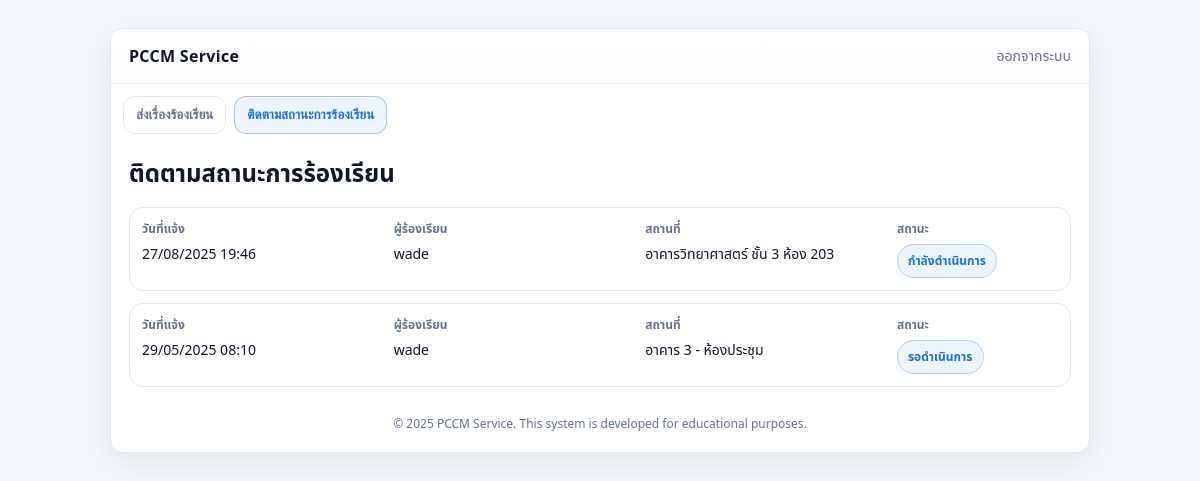
/user/track (signed in), run on the app's committed database.
### tables this page shows
CREATE TABLE complaints (
    id INTEGER PRIMARY KEY AUTOINCREMENT,
    username TEXT,
    location TEXT,
    description TEXT,
    status TEXT,
    created_at REAL
, item_type TEXT, floor TEXT, room TEXT, attachments TEXT, building TEXT, work_attachments TEXT);

### code.py (the view)
@app.get("/user/track", response_class=HTMLResponse)
def user_track_page(request: Request, authorization: str | None = Header(None)):
    user = get_current_user(request, authorization)
    if user.get("role") != "student":
        return _redirect("/admin")
    conn = db()
    rows = conn.execute(
        """
    SELECT id, created_at, location, status
    FROM complaints
    WHERE username = ?
    ORDER BY created_at DESC
    """,
        (user["sub"],),
    ).fetchall()
    complaints = []
    for r in rows:
        d = dict(r)
        d["created_at_fmt"] = fmt_th_date(d.get("created_at"))
        d["username"] = user["sub"]
        complaints.append(d)
    resp = templates.TemplateResponse(
        "user_track.html",
        {"request": request, "username": user["sub"], "complaints": complaints},
    )
    return _no_store(resp)

### templates/user_track.html (shortened to what this page needs)
<!doctype html>
<html lang="th">
  <head>
    <link rel="stylesheet" href="/static/css/web.css" />
  </head>
  <body>
    <div class="app">
      <div class="card">
        <div class="topbar">
          <div class="brand">PCCM Service</div>
          <a class="link" href="/logout">ออกจากระบบ</a>
        </div>
        <div class="tabs">
          <button class="tab" type="button" id="tabSend">
            ส่งเรื่องร้องเรียน
          </button>
          <button class="tab active" type="button" id="tabTrack">
            ติดตามสถานะการร้องเรียน
          </button>
        </div>
        <div class="content">
          <h2 class="title">ติดตามสถานะการร้องเรียน</h2>
          {% if complaints|length == 0 %}
          <div class="empty">ยังไม่มีรายการร้องเรียน</div>
          {% else %}
          <div id="list" class="list">
            {% for c in complaints %}
            <div class="listItem clickable" data-id="{{ c.id }}">
              <div class="row">
                <div class="col">
                  <div class="label">วันที่แจ้ง</div>
                  <div class="value">{{ c.created_at_fmt }}</div>
                </div>
                <div class="col">
                  <div class="label">ผู้ร้องเรียน</div>
                  <div class="value">{{ c.username }}</div>
                </div>
                <div class="col">
                  <div class="label">สถานที่</div>
                  <div class="value">{{ c.location or "-" }}</div>
                </div>
                <div class="col">
                  <div class="label">สถานะ</div>
                  <div class="badge">{{ c.status or "-" }}</div>
                </div>
              </div>
            </div>
            {% endfor %}
          </div>
          {% endif %}
          <div class="footer">
            © 2025 PCCM Service. This system is developed for educational
            purposes.
          </div>
        </div>
      </div>
    </div>
  </body>
</html>

### static/css/web.css (style rules this page uses)
:root { --primary: #1e73d8; --primary-dark: #155bb0; --bg: #f4f7fb; --card: #ffffff; --text: #0f172a; --muted: #64748b; --border: #e5e7eb; --shadow: 0 10px 30px rgba(2, 8, 23, 0.08); --radius: 14px; }
* { box-sizing: border-box; }
body { margin:0; font-family: system-ui, -apple-system, Segoe UI, Roboto, "Noto Sans Thai", sans-serif; background: var(--bg); color: var(--text); }
a { color: var(--primary); text-decoration: none; }
.app { min-height: 100vh; display:flex; align-items:flex-start; justify-content:center; padding: 28px 14px; }
.card { width: 100%; max-width: 920px; background: var(--card); border-radius: var(--radius); box-shadow: var(--shadow); overflow: hidden; border: 1px solid var(--border); }
.topbar { display:flex; justify-content:space-between; align-items:center; padding: 16px 18px; border-bottom: 1px solid var(--border); background: linear-gradient(180deg, #ffffff, #fbfdff); }
.brand { font-weight: 700; letter-spacing: 0.3px; }
.link { font-size: 14px; color: var(--muted); }
.tabs { display:flex; gap: 8px; padding: 12px 12px 0 12px; background: #fff; }
.tab { border: 1px solid var(--border); background: #fff; color: var(--muted); padding: 10px 12px; border-radius: 12px; cursor: pointer; font-weight: 600; }
.tab.active { color: var(--primary); border-color: rgba(30,115,216,.35); background: rgba(30,115,216,.08); }
.content { padding: 18px; }
.title { margin: 4px 0 14px 0; font-size: 24px; }
.footer { margin-top: 18px; font-size: 12px; color: var(--muted); text-align:center; padding: 10px 0 2px 0; }
.list { display:flex; flex-direction:column; gap: 12px; }
.listItem { border: 1px solid var(--border); border-radius: 14px; padding: 12px; background:#fff; }
.row { display:grid; grid-template-columns: 1.2fr 1.2fr 1.2fr 0.8fr; gap: 10px; }
.col .label { font-size: 12px; color: var(--muted); margin-bottom: 6px; font-weight: 700; }
.col .value { font-size: 14px; }
.badge { display:inline-flex; padding: 7px 10px; border-radius: 999px; border: 1px solid rgba(30,115,216,.25); background: rgba(30,115,216,.08); color: var(--primary); font-weight: 800; font-size: 12px; width: fit-content; }
@media (min-width: 768px) { .card { max-width: 920px; } }
@media (min-width: 1024px) { .card { max-width: 980px; } }

### templates/user_track.html (style rules this page uses)
.listItem.clickable { cursor: pointer; }

### data on the page
complaints: created_at_fmt "27/08/2025 19:46", username "wade", location "อาคารวิทยาศาสตร์ ชั้น 3 ห้อง 203", status "กำลังดำเนินการ"
complaints: created_at_fmt "29/05/2025 08:10", username "wade", location "อาคาร 3 - ห้องประชุม", status "รอดำเนินการ"
